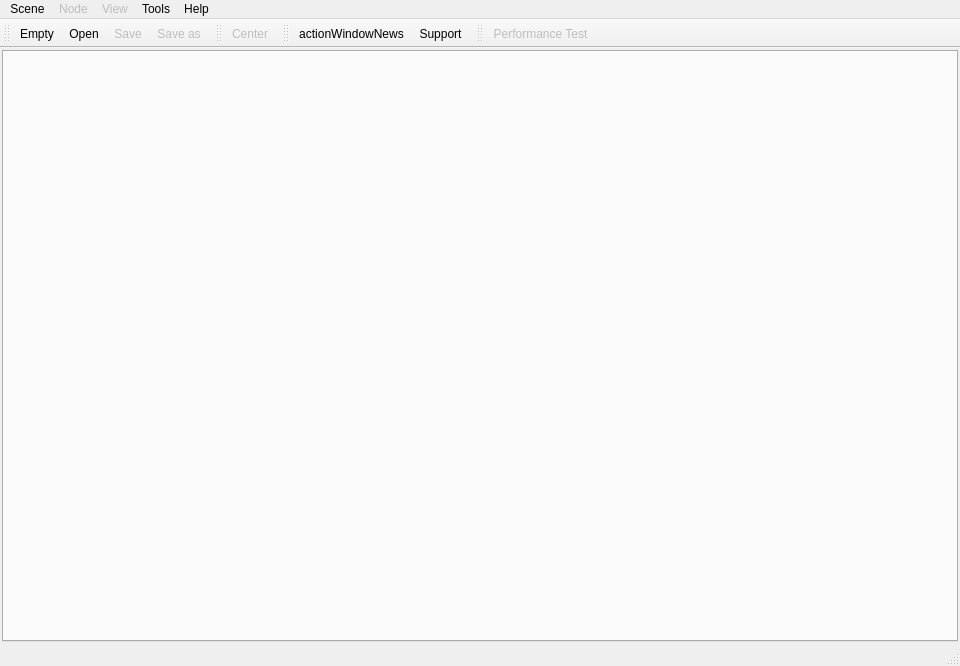
<?xml version="1.0" encoding="UTF-8"?>
<ui version="4.0">
 <class>MainWindow</class>
 <widget class="QMainWindow" name="MainWindow">
  <property name="geometry">
   <rect>
    <x>0</x>
    <y>0</y>
    <width>960</width>
    <height>666</height>
   </rect>
  </property>
  <property name="windowTitle">
   <string>MainWindow</string>
  </property>
  <property name="windowIcon">
   <iconset resource="designer.qrc">
    <normaloff>:/logo_512</normaloff>:/logo_512</iconset>
  </property>
  <property name="dockOptions">
   <set>QMainWindow::AllowTabbedDocks|QMainWindow::AnimatedDocks|QMainWindow::ForceTabbedDocks</set>
  </property>
  <widget class="QWidget" name="centralwidget">
   <layout class="QHBoxLayout" name="horizontalLayout">
    <property name="leftMargin">
     <number>2</number>
    </property>
    <property name="topMargin">
     <number>2</number>
    </property>
    <property name="rightMargin">
     <number>2</number>
    </property>
    <property name="bottomMargin">
     <number>2</number>
    </property>
    <item>
     <widget class="QTabWidget" name="scenes">
      <property name="tabsClosable">
       <bool>true</bool>
      </property>
      <property name="movable">
       <bool>true</bool>
      </property>
     </widget>
    </item>
   </layout>
  </widget>
  <widget class="QMenuBar" name="menubar">
   <property name="geometry">
    <rect>
     <x>0</x>
     <y>0</y>
     <width>960</width>
     <height>22</height>
    </rect>
   </property>
   <widget class="QMenu" name="menuFile">
    <property name="title">
     <string>Scene</string>
    </property>
    <widget class="QMenu" name="menuNew">
     <property name="title">
      <string>New</string>
     </property>
     <addaction name="actionSceneNewEmpty"/>
     <addaction name="separator"/>
     <addaction name="actionSceneNewSimple"/>
     <addaction name="actionSceneNewFilter"/>
    </widget>
    <addaction name="separator"/>
    <addaction name="menuNew"/>
    <addaction name="separator"/>
    <addaction name="actionSceneOpen"/>
    <addaction name="actionSceneSave"/>
    <addaction name="actionSceneSaveAs"/>
    <addaction name="actionSceneClose"/>
    <addaction name="separator"/>
    <addaction name="actionSceneImport"/>
    <addaction name="actionSceneExport"/>
    <addaction name="separator"/>
    <addaction name="actionSceneExit"/>
   </widget>
   <widget class="QMenu" name="menuView">
    <property name="enabled">
     <bool>false</bool>
    </property>
    <property name="title">
     <string>View</string>
    </property>
    <addaction name="actionViewCenter"/>
   </widget>
   <widget class="QMenu" name="menuHelp">
    <property name="title">
     <string>Help</string>
    </property>
    <addaction name="actionHelpSupport"/>
    <addaction name="separator"/>
    <addaction name="actionHelpAbout"/>
   </widget>
   <widget class="QMenu" name="menuTools">
    <property name="title">
     <string>Tools</string>
    </property>
    <addaction name="actionToolsPerformance_Test"/>
    <addaction name="separator"/>
    <addaction name="actionPreferences"/>
   </widget>
   <widget class="QMenu" name="menuNode">
    <property name="enabled">
     <bool>false</bool>
    </property>
    <property name="title">
     <string>Node</string>
    </property>
    <widget class="QMenu" name="menuNodeAdd">
     <property name="enabled">
      <bool>false</bool>
     </property>
     <property name="title">
      <string>Add</string>
     </property>
     <widget class="QMenu" name="menuNodeInput">
      <property name="title">
       <string>Input</string>
      </property>
      <addaction name="actionNodeInputVideo"/>
      <addaction name="actionNodeInputAudio"/>
     </widget>
     <widget class="QMenu" name="menuNodeFilter">
      <property name="title">
       <string>Filter</string>
      </property>
      <addaction name="actionNodeFilterVideo"/>
      <addaction name="actionNodeFilterAudio"/>
     </widget>
     <widget class="QMenu" name="menuNodeEncoder">
      <property name="title">
       <string>Encoder</string>
      </property>
      <addaction name="actionNodeEncoderVideo"/>
      <addaction name="actionNodeEncoderAudio"/>
     </widget>
     <addaction name="menuNodeInput"/>
     <addaction name="menuNodeFilter"/>
     <addaction name="menuNodeEncoder"/>
     <addaction name="actionNodeMuxer"/>
     <addaction name="actionNodeOutput"/>
     <addaction name="actionNodePostProc"/>
    </widget>
    <addaction name="menuNodeAdd"/>
    <addaction name="actionNodeDelete"/>
    <addaction name="separator"/>
    <addaction name="actionNodeProperties"/>
   </widget>
   <addaction name="menuFile"/>
   <addaction name="menuNode"/>
   <addaction name="menuView"/>
   <addaction name="menuTools"/>
   <addaction name="menuHelp"/>
  </widget>
  <widget class="QStatusBar" name="statusbar"/>
  <widget class="QToolBar" name="toolBar_File">
   <property name="enabled">
    <bool>true</bool>
   </property>
   <property name="windowTitle">
    <string>File</string>
   </property>
   <property name="movable">
    <bool>true</bool>
   </property>
   <property name="allowedAreas">
    <set>Qt::TopToolBarArea</set>
   </property>
   <property name="iconSize">
    <size>
     <width>20</width>
     <height>20</height>
    </size>
   </property>
   <property name="toolButtonStyle">
    <enum>Qt::ToolButtonIconOnly</enum>
   </property>
   <property name="floatable">
    <bool>false</bool>
   </property>
   <attribute name="toolBarArea">
    <enum>TopToolBarArea</enum>
   </attribute>
   <attribute name="toolBarBreak">
    <bool>false</bool>
   </attribute>
   <addaction name="actionSceneNewEmpty"/>
   <addaction name="actionSceneOpen"/>
   <addaction name="actionSceneSave"/>
   <addaction name="actionSceneSaveAs"/>
  </widget>
  <widget class="QToolBar" name="toolBar_View">
   <property name="windowTitle">
    <string>View</string>
   </property>
   <property name="iconSize">
    <size>
     <width>20</width>
     <height>20</height>
    </size>
   </property>
   <property name="floatable">
    <bool>false</bool>
   </property>
   <attribute name="toolBarArea">
    <enum>TopToolBarArea</enum>
   </attribute>
   <attribute name="toolBarBreak">
    <bool>false</bool>
   </attribute>
   <addaction name="actionViewCenter"/>
  </widget>
  <widget class="QToolBar" name="toolBar">
   <property name="windowTitle">
    <string>Help</string>
   </property>
   <property name="allowedAreas">
    <set>Qt::AllToolBarAreas</set>
   </property>
   <attribute name="toolBarArea">
    <enum>TopToolBarArea</enum>
   </attribute>
   <attribute name="toolBarBreak">
    <bool>false</bool>
   </attribute>
   <addaction name="actionWindowNews"/>
   <addaction name="actionHelpSupport"/>
  </widget>
  <widget class="QToolBar" name="toolBar_Tools">
   <property name="windowTitle">
    <string>Tools</string>
   </property>
   <attribute name="toolBarArea">
    <enum>TopToolBarArea</enum>
   </attribute>
   <attribute name="toolBarBreak">
    <bool>false</bool>
   </attribute>
   <addaction name="actionToolsPerformance_Test"/>
  </widget>
  <action name="actionSceneNewEmpty">
   <property name="icon">
    <iconset resource="fugue.qrc">
     <normaloff>:/fugue/document</normaloff>:/fugue/document</iconset>
   </property>
   <property name="text">
    <string>Empty</string>
   </property>
   <property name="shortcut">
    <string>Ctrl+N</string>
   </property>
  </action>
  <action name="actionSceneNewSimple">
   <property name="text">
    <string>Simple</string>
   </property>
  </action>
  <action name="actionSceneOpen">
   <property name="icon">
    <iconset resource="fugue.qrc">
     <normaloff>:/fugue/document-open</normaloff>:/fugue/document-open</iconset>
   </property>
   <property name="text">
    <string>Open ...</string>
   </property>
   <property name="toolTip">
    <string>Open scene</string>
   </property>
   <property name="shortcut">
    <string>Ctrl+O</string>
   </property>
  </action>
  <action name="actionSceneSave">
   <property name="enabled">
    <bool>false</bool>
   </property>
   <property name="icon">
    <iconset resource="fugue.qrc">
     <normaloff>:/fugue/document-save</normaloff>:/fugue/document-save</iconset>
   </property>
   <property name="text">
    <string>Save</string>
   </property>
   <property name="toolTip">
    <string>Save scene</string>
   </property>
   <property name="shortcut">
    <string>Ctrl+S</string>
   </property>
  </action>
  <action name="actionSceneSaveAs">
   <property name="enabled">
    <bool>false</bool>
   </property>
   <property name="icon">
    <iconset resource="fugue.qrc">
     <normaloff>:/fugue/document-save-as</normaloff>:/fugue/document-save-as</iconset>
   </property>
   <property name="text">
    <string>Save as ...</string>
   </property>
   <property name="toolTip">
    <string>Save scene as</string>
   </property>
   <property name="shortcut">
    <string>Ctrl+Alt+S</string>
   </property>
  </action>
  <action name="actionSceneClose">
   <property name="enabled">
    <bool>false</bool>
   </property>
   <property name="icon">
    <iconset resource="fugue.qrc">
     <normaloff>:/fugue/document-minus</normaloff>:/fugue/document-minus</iconset>
   </property>
   <property name="text">
    <string>Close</string>
   </property>
   <property name="shortcut">
    <string>Ctrl+W</string>
   </property>
  </action>
  <action name="actionSceneImport">
   <property name="text">
    <string>Import ...</string>
   </property>
   <property name="shortcut">
    <string>Ctrl+I</string>
   </property>
  </action>
  <action name="actionSceneExport">
   <property name="enabled">
    <bool>false</bool>
   </property>
   <property name="text">
    <string>Export ...</string>
   </property>
   <property name="shortcut">
    <string>Ctrl+E</string>
   </property>
  </action>
  <action name="actionSceneExit">
   <property name="text">
    <string>Exit</string>
   </property>
   <property name="shortcut">
    <string>Ctrl+Q</string>
   </property>
  </action>
  <action name="actionViewCenter">
   <property name="enabled">
    <bool>false</bool>
   </property>
   <property name="icon">
    <iconset resource="fugue.qrc">
     <normaloff>:/fugue/scene-center</normaloff>:/fugue/scene-center</iconset>
   </property>
   <property name="text">
    <string>Center</string>
   </property>
   <property name="toolTip">
    <string>Center scene</string>
   </property>
  </action>
  <action name="actionNodeInputVideo">
   <property name="enabled">
    <bool>false</bool>
   </property>
   <property name="text">
    <string>Video</string>
   </property>
   <property name="toolTip">
    <string>Create video input node</string>
   </property>
   <property name="shortcut">
    <string>F1</string>
   </property>
  </action>
  <action name="actionNodeInputAudio">
   <property name="enabled">
    <bool>false</bool>
   </property>
   <property name="text">
    <string>Audio</string>
   </property>
   <property name="toolTip">
    <string>Create audio input node</string>
   </property>
   <property name="shortcut">
    <string>Shift+F1</string>
   </property>
  </action>
  <action name="actionNodeFilterVideo">
   <property name="enabled">
    <bool>false</bool>
   </property>
   <property name="text">
    <string>Video</string>
   </property>
   <property name="toolTip">
    <string>Create video filter node</string>
   </property>
   <property name="shortcut">
    <string>F2</string>
   </property>
  </action>
  <action name="actionNodeFilterAudio">
   <property name="enabled">
    <bool>false</bool>
   </property>
   <property name="text">
    <string>Audio</string>
   </property>
   <property name="toolTip">
    <string>Create audio filter node</string>
   </property>
   <property name="shortcut">
    <string>Shift+F2</string>
   </property>
  </action>
  <action name="actionNodeEncoderVideo">
   <property name="enabled">
    <bool>false</bool>
   </property>
   <property name="text">
    <string>Video</string>
   </property>
   <property name="toolTip">
    <string>Create video encoder node</string>
   </property>
   <property name="shortcut">
    <string>F3</string>
   </property>
  </action>
  <action name="actionNodeEncoderAudio">
   <property name="enabled">
    <bool>false</bool>
   </property>
   <property name="text">
    <string>Audio</string>
   </property>
   <property name="toolTip">
    <string>Create audio encoder node</string>
   </property>
   <property name="shortcut">
    <string>Shift+F3</string>
   </property>
  </action>
  <action name="actionNodeMuxer">
   <property name="enabled">
    <bool>false</bool>
   </property>
   <property name="text">
    <string>Muxer</string>
   </property>
   <property name="toolTip">
    <string>Create muxer node</string>
   </property>
   <property name="shortcut">
    <string>F4</string>
   </property>
  </action>
  <action name="actionNodeOutput">
   <property name="enabled">
    <bool>false</bool>
   </property>
   <property name="text">
    <string>Output</string>
   </property>
   <property name="toolTip">
    <string>Create output node</string>
   </property>
   <property name="shortcut">
    <string>F5</string>
   </property>
  </action>
  <action name="actionNodeDelete">
   <property name="enabled">
    <bool>false</bool>
   </property>
   <property name="icon">
    <iconset resource="fugue.qrc">
     <normaloff>:/fugue/node-delete</normaloff>:/fugue/node-delete</iconset>
   </property>
   <property name="text">
    <string>Delete</string>
   </property>
   <property name="toolTip">
    <string>Delete node</string>
   </property>
   <property name="shortcut">
    <string>Ctrl+D</string>
   </property>
  </action>
  <action name="actionNodeProperties">
   <property name="enabled">
    <bool>false</bool>
   </property>
   <property name="icon">
    <iconset resource="fugue.qrc">
     <normaloff>:/fugue/node-design</normaloff>:/fugue/node-design</iconset>
   </property>
   <property name="text">
    <string>Properties ...</string>
   </property>
   <property name="toolTip">
    <string>Open node properties</string>
   </property>
  </action>
  <action name="actionHelpAbout">
   <property name="text">
    <string>About ...</string>
   </property>
  </action>
  <action name="actionPreferences">
   <property name="text">
    <string>Preferences ...</string>
   </property>
  </action>
  <action name="actionNodePostProc">
   <property name="text">
    <string>Post Processing</string>
   </property>
   <property name="shortcut">
    <string>F6</string>
   </property>
  </action>
  <action name="actionSceneNewFilter">
   <property name="text">
    <string>Filter</string>
   </property>
  </action>
  <action name="actionWindowNews">
   <property name="icon">
    <iconset resource="fugue.qrc">
     <normaloff>:/fugue/news</normaloff>:/fugue/news</iconset>
   </property>
   <property name="text">
    <string>actionWindowNews</string>
   </property>
   <property name="toolTip">
    <string>Latest news</string>
   </property>
  </action>
  <action name="actionToolsPerformance_Test">
   <property name="enabled">
    <bool>false</bool>
   </property>
   <property name="icon">
    <iconset resource="fugue.qrc">
     <normaloff>:/fugue/control</normaloff>:/fugue/control</iconset>
   </property>
   <property name="text">
    <string>Performance Test ...</string>
   </property>
   <property name="visible">
    <bool>true</bool>
   </property>
  </action>
  <action name="actionHelpSupport">
   <property name="icon">
    <iconset resource="designer.qrc">
     <normaloff>:/logo_16</normaloff>:/logo_16</iconset>
   </property>
   <property name="text">
    <string>Support ...</string>
   </property>
   <property name="menuRole">
    <enum>QAction::NoRole</enum>
   </property>
  </action>
 </widget>
 <resources>
  <include location="designer.qrc"/>
  <include location="fugue.qrc"/>
 </resources>
 <connections/>
</ui>
